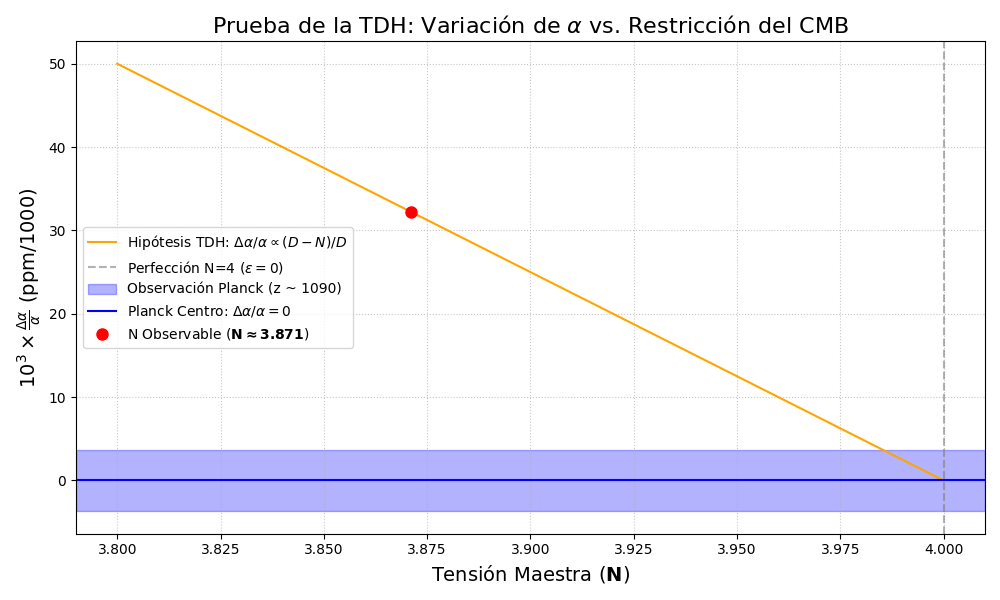

Write Python code to recreate this figure.
import numpy as np
import matplotlib.pyplot as plt

# --- 1. Parámetros de la Observación (Planck/CMB, z ~ 1090) ---

# Resultado publicado: Delta_alpha / alpha = (0.0 +/- 3.7) x 10^-3
DELTA_ALPHA_OBSERVADO = 0.0
ERROR_OBSERVADO = 3.7e-3     

# --- 2. Parámetros de la TDH ---

D = 4.0
N_OBS = 3.8710 
EPSILON_OBS = (D - N_OBS) / D # 0.03225

# Rango de Tensión N para graficar (cercano a la perfección)
N_VALORES = np.linspace(3.8, 4.0, 100) 
EPSILON_TEORICO = (D - N_VALORES) / D

# Factor de escala para mapear epsilon a Delta_alpha / alpha
C_ESCALA = 1.0 
DELTA_ALPHA_TEORICO = C_ESCALA * EPSILON_TEORICO

# --- 3. Generación del Gráfico ---
plt.figure(figsize=(10, 6))

# Trazar la Hipótesis TDH
# Título con formato LaTeX simplificado
plt.plot(N_VALORES, DELTA_ALPHA_TEORICO * 1e3, color='orange', linestyle='-', 
         label=r'Hipótesis TDH: $\Delta\alpha/\alpha \propto (D-N)/D$')

# Marcar el punto de Perfección (N=4, Delta_alpha=0)
plt.axvline(x=4.0, color='gray', linestyle='--', alpha=0.6, label=r'Perfección N=4 ($\epsilon=0$)')

# Trazar la Restricción del CMB (Planck) - LÍNEA CORREGIDA
# La restricción es un intervalo de error centrado en Delta_alpha = 0
plt.axhspan(DELTA_ALPHA_OBSERVADO * 1e3 - ERROR_OBSERVADO * 1e3, 
            DELTA_ALPHA_OBSERVADO * 1e3 + ERROR_OBSERVADO * 1e3, 
            color='blue', alpha=0.3, label='Observación Planck (z ~ 1090)') # Etiqueta simplificada

plt.axhline(DELTA_ALPHA_OBSERVADO * 1e3, color='blue', linestyle='-', label=r'Planck Centro: $\Delta\alpha/\alpha = 0$')

# Marcar el punto de N Observable (P != NP)
plt.plot(N_OBS, EPSILON_OBS * 1e3, 'ro', label=r'N Observable ($\mathbf{N \approx 3.871}$)', markersize=8)

# Configuración del Gráfico
plt.xlabel(r'Tensión Maestra ($\mathbf{N}$)', fontsize=14)
plt.ylabel(r'$10^3 \times \frac{\Delta\alpha}{\alpha}$ (ppm/1000)', fontsize=14)
plt.title(r'Prueba de la TDH: Variación de $\alpha$ vs. Restricción del CMB', fontsize=16)
plt.grid(True, which='both', linestyle=':', alpha=0.7)
plt.legend()
plt.tight_layout()
plt.show()

print(f"\nCódigo ejecutado. Límite de Planck (z ~ 1090) graficado con un error de +/- {ERROR_OBSERVADO * 1e3:.1f} x 10^-3.")
